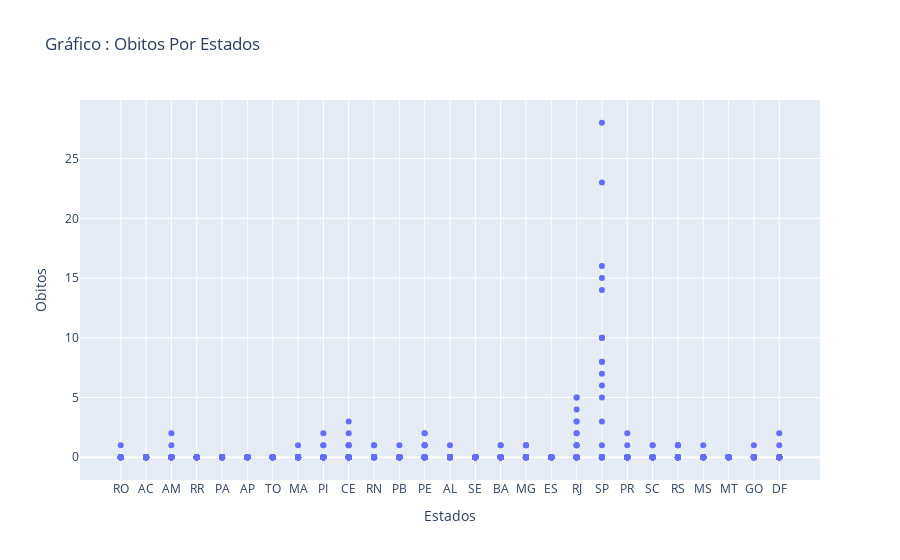

Notebook code cell kept with this figure:
### Code cell
trace = go.Scatter(x = df['estado'],
                   y = y,
                   mode = 'markers')
data = [trace]
layout = go.Layout(title = 'Gráfico : Obitos Por Estados',
                   xaxis = {'title': 'Estados'},
                   yaxis = {'title': 'Obitos'})
fig = go.Figure(data=data, layout=layout)
py.iplot(fig)

### Figure 1 — Plotly figure (JSON) as saved in the notebook; plotly's stock layout.template omitted (floating-point values rounded to 4 significant figures; data arrays with more than 128 entries replaced by an {"elided": "..."} marker saying what was removed)
{"data": [{"mode": "markers", "type": "scatter", "x": {"elided": "1701 str values"}, "y": {"elided": "1701 int values"}}], "layout": {"title": {"text": "Gráfico : Obitos Por Estados"}, "xaxis": {"title": {"text": "Estados"}}, "yaxis": {"title": {"text": "Obitos"}}}}
